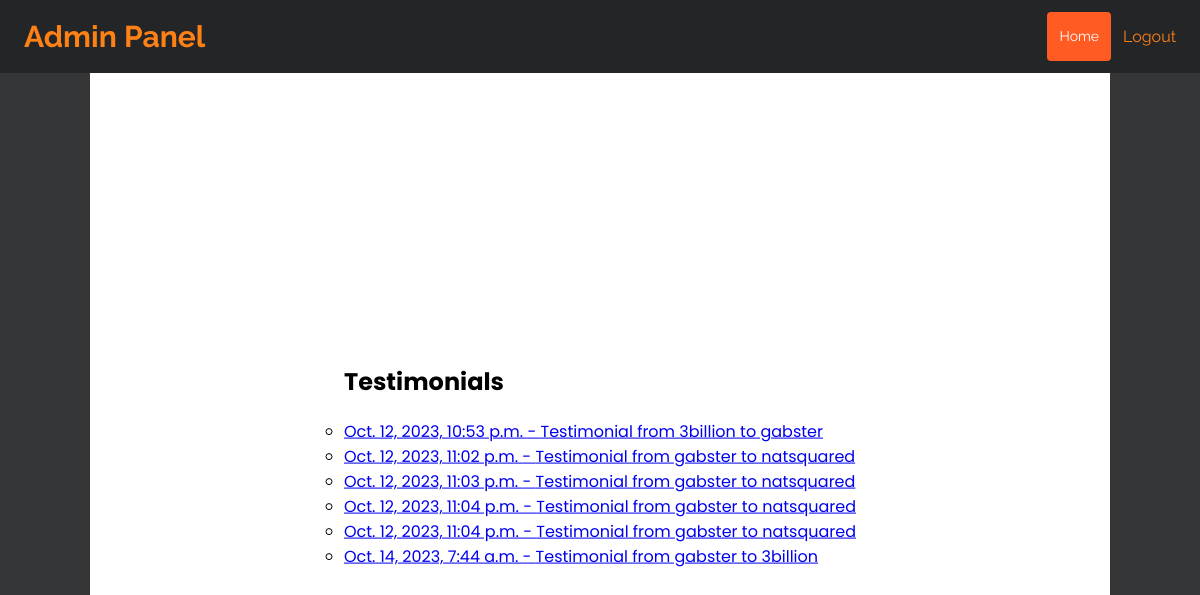
Before: /gasbter_admin/admin-panel/testimonials/ with the older database file.
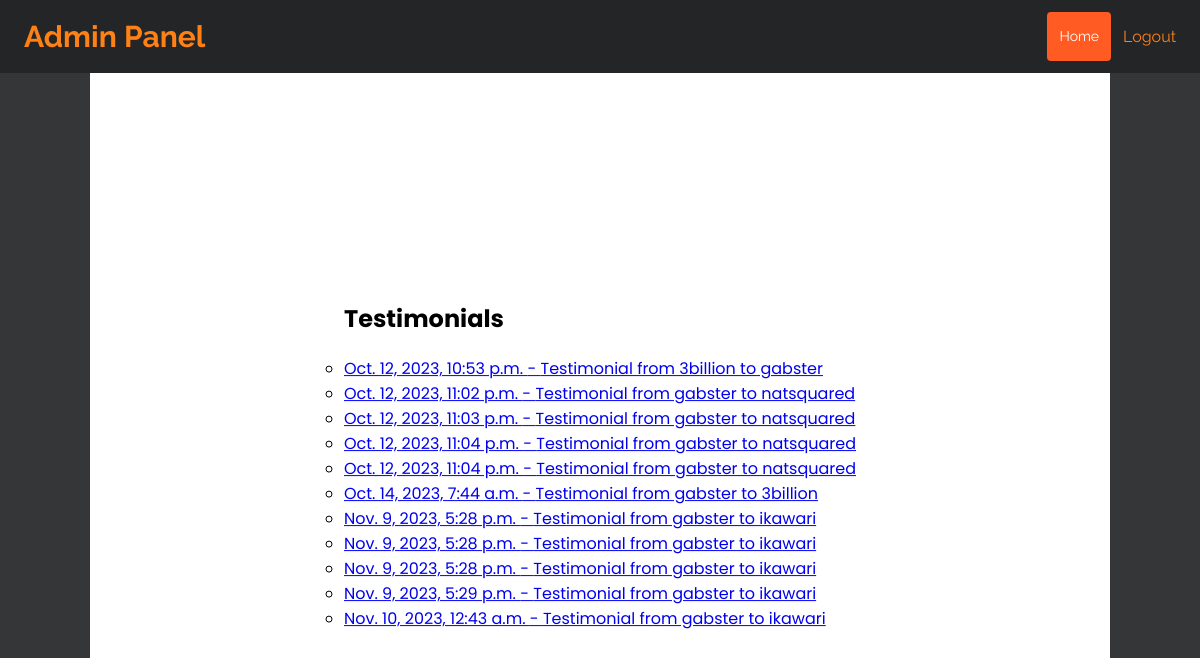
After: the same page with the newer database file.
### testimonials/models.py (models this page shows, shortened)
class Testimonial(models.Model):
    user_from = models.ForeignKey(UserAccount, on_delete=models.CASCADE, related_name='testimonials_given')
    user_to = models.ForeignKey(UserAccount, on_delete=models.CASCADE, related_name='testimonials_received')
    content = models.TextField()
    createdAt = models.DateTimeField(default=timezone.now)
    def __str__(self):
        return f"Testimonial from {self.user_from.username} to {self.user_to.username}"

### accounts/models.py (models this page shows, shortened)
class UserAccount(AbstractBaseUser):
    email = models.EmailField(verbose_name='email', max_length=60, unique=True)
    username = models.CharField(max_length=20, unique=True)  # I put it as true
    date_joined = models.DateField(verbose_name='date joined', auto_now_add=True)
    last_login = models.DateTimeField(verbose_name='last login', auto_now='True')
    is_admin = models.BooleanField(default=False)
    is_active = models.BooleanField(default=True)
    is_staff = models.BooleanField(default=False)
    is_email_verified = models.BooleanField(default=False)
    is_superuser = models.BooleanField(default=False)
    profile_image = models.ImageField(upload_to='profile_images', blank=True, null=True,
                                      default='default.png')
    profile_cover = models.ImageField(upload_to='profile_covers', blank=True, null=True,
                                      default='default.png')
    profile_song = models.FileField(upload_to=get_profile_song_filepath, blank=True, null=True, default=None)
    profile_background = models.ImageField(upload_to='profile_backgrounds', blank=True, null=True,
                                           default='background.png')
    hide_email = models.BooleanField(default=True)
    bio = models.CharField(max_length=300, null=True, blank=True)
    location = models.CharField(max_length=100, null=True, blank=True)
    color = ColorField(default='#3a3b3c')
    backgroundColor = ColorField(default='linear-gradient(to right, rgba(44,15,85,0.9), rgba(44,15,38, 0.9))')
    font_preference = models.CharField(max_length=50, default='"Poppins", sans-serif')
    USERNAME_FIELD = 'username'
    REQUIRED_FIELDS = ['email']
    objects = MyAccountManager()

### admin_custom/views.py (the view)
# urls.py: path('admin-panel/testimonials/', views.admin_testimonial, name='admin_panel_testimonials'),
def admin_testimonial(request):
    testimonials = Testimonial.objects.all()  # Displays all testimonials
    return render(request, 'admin/admin_testimonials.html', {'testimonials': testimonials})

### templates/admin/admin_testimonials.html (shortened to what this page needs)
{% extends "admin/admin_header.html" %}
{% block content %}
<div class = "container">
<div class = "center" >
 <div class = "txt"><h2>Testimonials</h2></div>
    <ul class = "ul_post">
     {% for testimonial in testimonials %}
         <li>
                <a href="{% url 'testimonial_detail' user_to_username=testimonial.user_to.username testimonial_id=testimonial.id %}">
              {{ testimonial.createdAt }} - {{ testimonial }}
             </a>
         </li>
     {% endfor %}
 </ul>
</div>
</div>
{% endblock %}

Changed rows visible on the page:
added Testimonial: createdAt "Nov. 9, 2023, 5:28 p.m.", user_from+user_to "Testimonial from gabster to ikawari"
added Testimonial: createdAt "Nov. 9, 2023, 5:28 p.m.", user_from+user_to "Testimonial from gabster to ikawari"
added Testimonial: createdAt "Nov. 9, 2023, 5:28 p.m.", user_from+user_to "Testimonial from gabster to ikawari"
added Testimonial: createdAt "Nov. 9, 2023, 5:29 p.m.", user_from+user_to "Testimonial from gabster to ikawari"
added Testimonial: createdAt "Nov. 10, 2023, 12:43 a.m.", user_from+user_to "Testimonial from gabster to ikawari"
